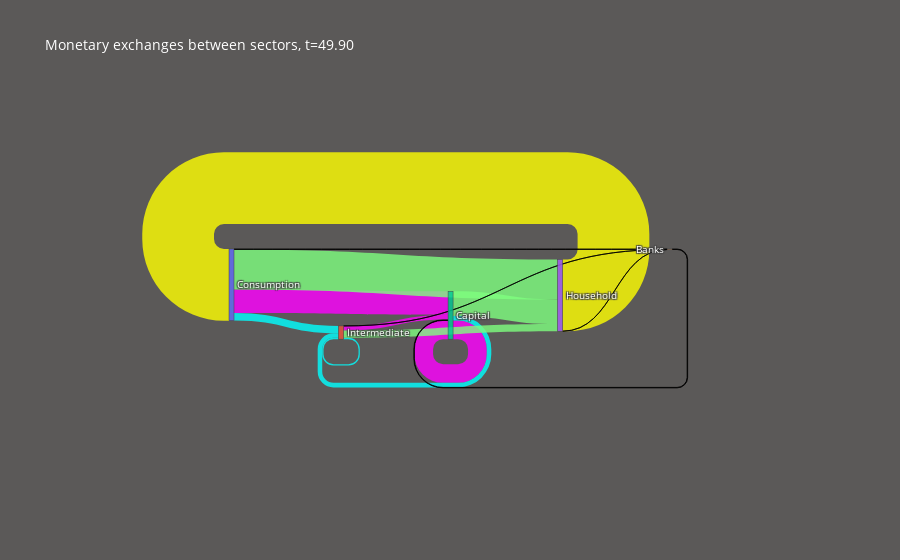

Source (notebook cell):
### Code cell
#### MONETARY FLUXES 
Matrices=['MtransactI','MtransactY']
Vectors =['wL','pC','rD']
nx=0
region=0
ntindex=-1
R=hub.get_dparam()

c = [ 'rgba(255,  0,255, 0.8)' , 
      'rgba(  0,255,255, 0.8)' ,
      'rgba(255,255,  0, 0.8)' ,
      'rgba(127,255,127, 0.8)' ,
      'rgba(0,0,0, 0.8)' ,
      'rgba(127,255,255, 0.8)' ,
      'rgba(255,127,255, 0.8)']

### INITIAL LISTS TO FILL
TD={               'label' :[], # names of target/sources
                   'target':[], # Where the flux ends
                   'source':[], # Where the flux starts
                   'value' :[], # Flux intensity
                   'types' :[], # Flux category 
                   'colors':[]}

def Add_Matrix(X):
    d0=R[X]
    values = d0['value'][ntindex,nx,region,:,:].reshape(-1)
    names = R[d0['size'][0]]['list']
    sectintdex=np.arange(len(names))

    XX,YY=np.meshgrid(sectintdex+1,sectintdex+1)
    XX=XX.astype(int).reshape(-1)-1
    YY=YY.astype(int).reshape(-1)-1
    Ntot=len(XX)
    
    TD['source'].extend(YY)
    TD['target'].extend(XX)
    TD['types'].extend([X for i in range(len(XX))])
    TD['value'].extend(values)
    TD['colors'].extend([len(set(TD['types']))-1 for j in range(len(XX))])
    TD['label'] = names
    return TD

def Add_Vector(TD,Vecid,stype,slabel,switch):
    V=R[Vecid]['value'][ntindex,nx,region,:,0]        # Values we add 
    if slabel not in TD['label']:
        TD['label'].append(slabel)
        plus= 1
    else :
        plus=0
    V1 = np.arange(0,len(V))
    V2 = [np.amax(TD['target']+TD['source'])+plus]*len(V)
    TD['target'].extend(V1 if switch else V2) 
    TD['source'].extend(V2 if switch else V1)
    TD['value'].extend(V)
    TD['types'].extend([stype for i in range(len(V))])
    TD['colors'].extend([len(set(TD['colors'])) for ii in range(len(V))])
    return TD

def Add_scalar(TD,name,source,target,type,newcolor=False):
    print(source,TD['label'])
    if source in TD['label']:
        sourceindex = TD['label'].index(source)
    else : 
        print(source,'adding')
        sourceindex = len(TD['label'])
        TD['label'].append(source)

    if target in TD['label']:
        targetindex = TD['label'].index(target)
    else : 
        targetindex = len(TD['label'])
        TD['label'].append(target)

    TD['source'].append(sourceindex)
    TD['target'].append(targetindex)
    TD['value'].append(R[name]['value'][ntindex,nx,region,0,0])
    TD['types'].append(type)
    TD['colors'].append(TD['colors'][-1]+1 if newcolor else TD['colors'][-1])
    return TD    


### MATRICES
for ii,X in enumerate(Matrices):
    Add_Matrix(X)



### ADDING VECTORS
Vecid = 'pC'
stype = 'Consumption'
slabel = 'Household'
switch = True
TD = Add_Vector(TD,Vecid,stype,slabel,switch)

Vecid = 'wL'
stype = 'Wages'
slabel = 'Household'
TD = Add_Vector(TD,Vecid,stype,slabel,False)

Vecid = 'rD'
stype = 'Interests'
slabel = 'Banks'
TD = Add_Vector(TD,Vecid,stype,slabel,False)

TD = Add_scalar(TD,'rDh','Household','Banks','Interests',False)


TD['colors']= [c[i] for i in TD['colors']]
for i,v in enumerate(TD['value']):
    if v<0:
        TD['target'][i],TD['source'][i] = TD['source'][i],TD['target'][i]
        TD['value'][i]*=-1


df = pd.DataFrame({k:v for k,v in TD.items() if k!='label'})


link = dict(source = np.array(TD['source']).reshape(-1), 
                             target = np.array(TD['target']).reshape(-1), 
                             value = np.array(TD['value']).reshape(-1),
                             color=TD['colors'])
node = dict(  label = TD['label'],
                             pad=50, 
                             thickness=5)
data = go.Sankey(link = link , 
                 node= node)
# plot
figMoney = go.Figure(data)
figMoney.update_layout(
    hovermode = 'x',
    title=f"Monetary exchanges between sectors, t={R['time']['value'][ntindex,0,0,0,0]:.2f}",
    font=dict(size = 10, color = 'white'),
    paper_bgcolor='#5B5958'
)
figMoney.show()

### Figure 1 — Plotly figure (JSON) as saved in the notebook; plotly's stock layout.template omitted (floating-point values rounded to 4 significant figures)
{"data": [{"link": {"color": ["rgba(255,  0,255, 0.8)", "rgba(255,  0,255, 0.8)", "rgba(255,  0,255, 0.8)", "rgba(255,  0,255, 0.8)", "rgba(255,  0,255, 0.8)", "rgba(255,  0,255, 0.8)", "rgba(255,  0,255, 0.8)", "rgba(255,  0,255, 0.8)", "rgba(255,  0,255, 0.8)", "rgba(  0,255,255, 0.8)", "rgba(  0,255,255, 0.8)", "rgba(  0,255,255, 0.8)", "rgba(  0,255,255, 0.8)", "rgba(  0,255,255, 0.8)", "rgba(  0,255,255, 0.8)", "rgba(  0,255,255, 0.8)", "rgba(  0,255,255, 0.8)", "rgba(  0,255,255, 0.8)", "rgba(255,255,  0, 0.8)", "rgba(255,255,  0, 0.8)", "rgba(255,255,  0, 0.8)", "rgba(127,255,127, 0.8)", "rgba(127,255,127, 0.8)", "rgba(127,255,127, 0.8)", "rgba(0,0,0, 0.8)", "rgba(0,0,0, 0.8)", "rgba(0,0,0, 0.8)", "rgba(0,0,0, 0.8)"], "source": [0, 0, 0, 1, 1, 1, 2, 2, 2, 0, 0, 0, 1, 1, 1, 2, 2, 2, 3, 3, 3, 0, 1, 2, 0, 1, 4, 3], "target": [0, 1, 2, 0, 1, 2, 0, 1, 2, 0, 1, 2, 0, 1, 2, 0, 1, 2, 0, 1, 2, 3, 3, 3, 4, 4, 2, 4], "value": [0, 0, 2.049, 0, 0, 0.4009, 0, 0, 1.625, 0, 0.6424, 0, 0, 0.1137, 0, 0, 0.3948, 0, 6.238, 0, 0, 3.482, 0.6163, 2.14, 0.03785, 0.006047, 0.0439, 5.995e-18]}, "node": {"label": ["Consumption", "Intermediate", "Capital", "Household", "Banks"], "pad": 50, "thickness": 5}, "type": "sankey"}], "layout": {"font": {"color": "white", "size": 10}, "hovermode": "x", "paper_bgcolor": "#5B5958", "title": {"text": "Monetary exchanges between sectors, t=49.90"}}}
